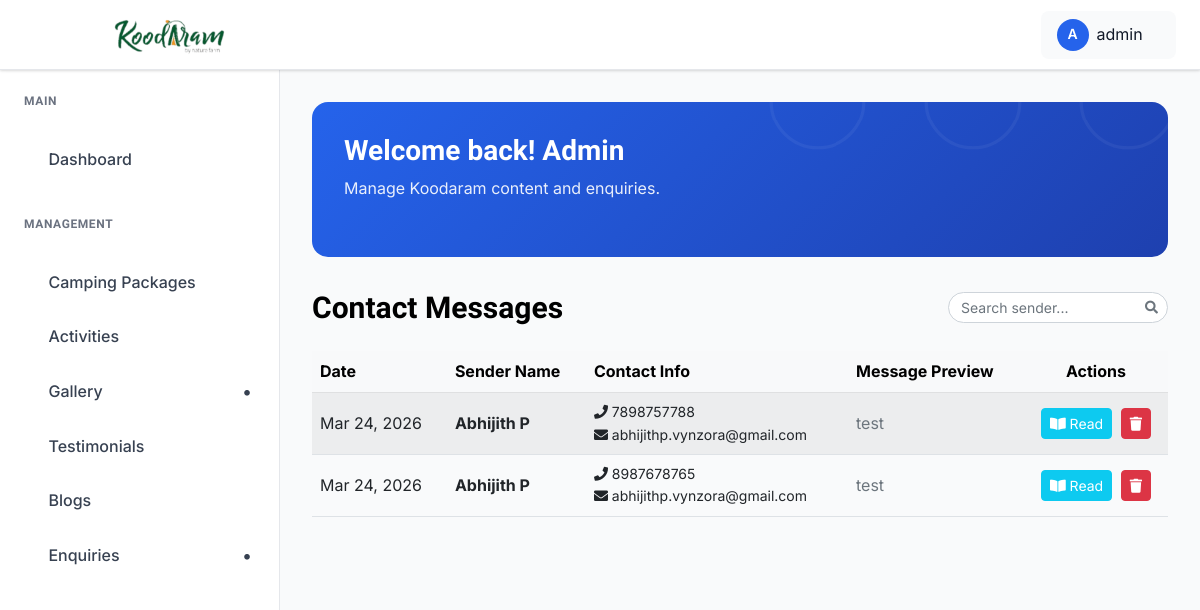
The app's page /dashboard/contacts/ (signed in) with its own data.
### koodaram_app/models.py (models this page shows, shortened)
class ContactMessage(models.Model):
    first_name = models.CharField(max_length=100)
    last_name = models.CharField(max_length=100)
    phone = models.CharField(max_length=20)
    email = models.EmailField(blank=True, null=True)
    message = models.TextField(blank=True)
    created_at = models.DateTimeField(auto_now_add=True)

### koodaram_app/views.py (the view)
# urls.py: path("dashboard/contacts/", views.view_contacts, name="view_contacts"),
@login_required(login_url="admin_login")
def view_contacts(request):
    contacts = ContactMessage.objects.all().order_by("-created_at")
    paginator = Paginator(contacts, 10)
    page_number = request.GET.get("page")
    page_obj = paginator.get_page(page_number)
    return render(request, "admin_pages/view_contacts.html", {"contacts": page_obj})

### koodaram_app/context_processors.py (called while the page is built)
def _star_parts(rating: float) -> list[str]:
    rating = max(0.0, min(5.0, float(rating)))
    full = int(rating)
    remainder = rating - full
    half = 1 if remainder >= 0.25 and remainder < 0.75 else 0
    if remainder >= 0.75:
        full = min(5, full + 1)
    empty = max(0, 5 - full - half)
    return (["full"] * full) + (["half"] * half) + (["empty"] * empty)

def google_reviews(request) -> dict[str, Any]:
    rating = getattr(settings, "GOOGLE_REVIEW_RATING", 0.0)
    count = getattr(settings, "GOOGLE_REVIEW_COUNT", 0)
    url = getattr(settings, "GOOGLE_REVIEW_URL", "")
    return {
        "google_review_rating": rating,
        "google_review_count": count,
        "google_review_url": url,
        "google_review_stars": _star_parts(rating),
    }

### templates/admin_pages/view_contacts.html (shortened to what this page needs)
{% extends "admin_pages/base.html" %}
{% load static %}
{% block content %}
<div class="dashboard__form__wraper">
     <div class="create__course__title mb-4 d-flex flex-wrap justify-content-between align-items-center gap-2">
        <h4 class="mb-0">Contact Messages</h4>
        <div class="d-flex align-items-center gap-2 ms-auto">
            <div class="search-box">
                <input type="text" id="contactSearchInput" class="form-control form-control-sm" placeholder="Search sender...">
            </div>
        </div>
    </div>
    <div class="custom-table-container">
        <table class="table table-striped table-hover align-middle">
            <thead class="table-light">
                <tr>
                    <th scope="col">Date</th>
                    <th scope="col">Sender Name</th>
                    <th scope="col">Contact Info</th>
                    <th scope="col">Message Preview</th>
                    <th scope="col" class="text-center">Actions</th>
                </tr>
            </thead>
            <tbody>
                {% for contact in contacts %}
                <tr>
                    <td>{{ contact.created_at|date:"M d, Y" }}</td>
                    <td><strong>{{ contact.first_name }} {{ contact.last_name }}</strong></td>
                    <td>
                        <div class="d-flex flex-column small">
                            <span><i class="fas fa-phone"></i> {{ contact.phone }}</span>
                            {% if contact.email %}<span><i class="fas fa-envelope"></i> {{ contact.email }}</span>{% endif %}
                        </div>
                    </td>
                    <td class="text-muted">{{ contact.message|truncatewords:8 }}</td>
                    <td class="text-center">
                        <button type="button" class="btn btn-sm btn-info me-1 text-white" data-bs-toggle="modal" data-bs-target="#readContactModal{{ contact.id }}">
                            <i class="fas fa-book-open"></i> Read
                        </button>
                        <button type="button" class="btn btn-sm btn-danger" data-bs-toggle="modal" data-bs-target="#deleteContactModal{{ contact.id }}">
                            <i class="fas fa-trash"></i>
                        </button>
                    </td>
                </tr>
                {% empty %}
                <tr>
                    <td colspan="5" class="text-center py-4">
                        <p class="text-muted">No contact messages yet.</p>
                    </td>
                </tr>
                {% endfor %}
            </tbody>
        </table>
    </div>
</div>
{% endblock %}

### templates/admin_pages/base.html (shortened to what this page needs)
{% load static %}
<!doctype html>
<html class="no-js" lang="en">
<head>
    <link rel="stylesheet" href="https://cdnjs.cloudflare.com/ajax/libs/toastr.js/latest/toastr.min.css">
    <link href="https://cdnjs.cloudflare.com/ajax/libs/font-awesome/5.15.4/css/all.min.css" rel="stylesheet">
    <link rel="stylesheet" href="{% static 'admin-static/assets/css/bootstrap.min.css' %}">
    <link rel="stylesheet" href="{% static 'admin-static/assets/css/icofont.min.css' %}">
    <link rel="stylesheet" href="{% static 'admin-static/assets/css/style.css' %}">
</head>
<body>
    <header class="dashboard-header">
        <div class="header-left">
            <a href="{% url 'admin_dashboard' %}" class="logo">
                <img src="{% static 'logo.png' %}" alt="Logo" style="height:200px;">
            </a>
        </div>
        <div class="header-right">
            <div class="user-profile-dropdown">
                <div class="user-profile-toggle">
                    <div class="user-avatar">
                        {{ request.user.username|first|upper }}
                    </div>
                    <span>{{ request.user.username}}</span>
                    <i class="icofont-simple-down"></i>
                </div>
            </div>
        </div>
    </header>
    <aside class="dashboard-sidebar" id="dashboardSidebar">
        <div class="sidebar-content">
            <div class="sidebar-section">
                <h6 class="sidebar-title">Main</h6>
                <ul class="sidebar-menu">
                    <li>
                        <a href="{% url 'admin_dashboard' %}"
                            class="{% if request.resolver_match.url_name == 'admin_dashboard' %}active{% endif %}">
                            <i class="icofont-dashboard"></i>
                            Dashboard
                        </a>
                    </li>
                </ul>
            </div>
            <div class="sidebar-section">
                <h6 class="sidebar-title">Management</h6>
                <ul class="sidebar-menu">
                    <li>
                        <a href="{% url 'admin_camping_package_list' %}"
                            class="{% if request.resolver_match.url_name == 'admin_camping_package_list' %}active{% endif %}">
                            <i class="icofont-quote-left"></i>
                            Camping Packages
                        </a>
                    </li>
                    <li>
                        <a href="{% url 'admin_activity_list' %}"
                            class="{% if request.resolver_match.url_name == 'admin_activity_list' %}active{% endif %}">
                            <i class="icofont-quote-left"></i>
                            Activities
                        </a>
                    </li>
                    <li
                        class="has-dropdown {% if request.resolver_match.url_name == 'list_image' or request.resolver_match.url_name == 'category_list' %}open{% endif %}">
                        <a href="#">
                            <i class="icofont-picture"></i>
                            Gallery
                        </a>
                    </li>
                    <li>
                        <a href="{% url 'review_list' %}"
                            class="{% if request.resolver_match.url_name == 'review_list' %}active{% endif %}">
                            <i class="icofont-quote-left"></i>
                            Testimonials
                        </a>
                    </li>
                    <li>
                        <a href="{% url 'admin_blog_list' %}"
                            class="{% if request.resolver_match.url_name == 'admin_blog_list' %}active{% endif %}">
                            <i class="icofont-newspaper"></i>
                            Blogs
                        </a>
                    </li>
                    <li class="has-dropdown">
                        <a href="#">
                            <i class="icofont-ui-messaging"></i>
                            Enquiries
                        </a>
                    </li>
                </ul>
            </div>
        </div>
    </aside>
    <main class="dashboard-main">
        <div class="dashboard-content">
            <div class="dashboard-banner">
                <div class="banner-content">
                    <h1 class="banner-title">Welcome back! Admin</h1>
                    <p class="banner-subtitle">Manage Koodaram content and enquiries.</p>
                </div>
            </div>
            {% block content %}{% endblock %}
        </div>
    </main>
</body>
</html>

### templates/admin_pages/base.html (style rules this page uses)
:root { --primary-blue: #2563eb; --dark-blue: #1e40af; --light-blue: #dbeafe; --sidebar-width: 280px; --header-height: 70px; --white: #ffffff; --gray-50: #f9fafb; --gray-100: #f3f4f6; --gray-200: #e5e7eb; --gray-300: #d1d5db; --gray-500: #6b7280; --gray-700: #374151; --gray-800: #1f2937; --gray-900: #111827; --shadow: 0 1px 3px 0 rgba(0, 0, 0, 0.1), 0 1px 2px 0 rgba(0, 0, 0, 0.06); --shadow-lg: 0 10px 15px -3px rgba(0, 0, 0, 0.1), 0 4px 6px -2px rgba(0, 0, 0, 0.05); }
* { margin: 0; padding: 0; box-sizing: border-box; }
body { font-family: 'Inter', 'Segoe UI', Tahoma, Geneva, Verdana, sans-serif; background-color: var(--gray-50); color: var(--gray-900); line-height: 1.6; }
.dashboard-header { position: fixed; top: 0; left: 0; right: 0; height: var(--header-height); background: var(--white); border-bottom: 1px solid var(--gray-200); box-shadow: var(--shadow); z-index: 1000; display: flex; align-items: center; padding: 0 24px; }
.header-left { display: flex; align-items: center; gap: 16px; }
.logo { display: flex; align-items: center; gap: 8px; color: var(--primary-blue); font-weight: 700; font-size: 20px; text-decoration: none; }
.logo img { padding-left: 0; width: auto; }
.header-right { margin-left: auto; display: flex; align-items: center; gap: 16px; }
.user-avatar { width: 32px; height: 32px; border-radius: 50%; background: var(--primary-blue); display: flex; align-items: center; justify-content: center; color: var(--white); font-weight: 600; font-size: 14px; }
.dashboard-sidebar { position: fixed; top: var(--header-height); left: 0; width: var(--sidebar-width); height: calc(100vh - var(--header-height)); background: var(--white); border-right: 1px solid var(--gray-200); overflow-y: auto; z-index: 999; transition: transform 0.3s ease; }
.sidebar-content { padding: 24px 0; }
.sidebar-section { margin-bottom: 32px; }
.sidebar-title { padding: 0 24px 12px; font-size: 12px; font-weight: 600; text-transform: uppercase; color: var(--gray-500); letter-spacing: 0.05em; }
.sidebar-menu { list-style: none; }
.sidebar-menu li { margin-bottom: 4px; display: block; width: 100%; }
.sidebar-menu a { display: flex; align-items: center; gap: 12px; padding: 12px 24px; color: var(--gray-700); text-decoration: none; font-weight: 500; transition: all 0.2s; position: relative; }
.has-dropdown>a::after { content: '•'; font-family: inherit; font-weight: bold; font-size: 18px; margin-left: auto; transition: transform 0.3s ease; display: inline-block; width: 16px; text-align: center; }
.dashboard-main { margin-left: var(--sidebar-width); margin-top: var(--header-height); min-height: calc(100vh - var(--header-height)); overflow-y: auto; }
.dashboard-content { padding: 32px; }
.dashboard-banner { background: linear-gradient(135deg, var(--primary-blue) 0%, var(--dark-blue) 100%); border-radius: 16px; padding: 32px; color: var(--white); margin-bottom: 32px; position: relative; overflow: hidden; }
.dashboard-banner::before { content: ''; position: absolute; top: -50%; right: -50%; width: 100%; height: 100%; opacity: 0.5; }
.banner-content { position: relative; z-index: 1; }
.banner-title { font-size: 28px; font-weight: 700; margin-bottom: 8px; color: var(--white); }
.banner-subtitle { font-size: 16px; opacity: 0.9; margin-bottom: 24px; color: var(--white); }
.user-profile-dropdown { position: relative; margin-left: 10px; }
.user-profile-toggle { display: flex; align-items: center; gap: 8px; padding: 8px 16px; border-radius: 8px; background: var(--gray-50); cursor: pointer; transition: all 0.2s; }
.user-profile-toggle i { font-size: 12px; transition: transform 0.3s ease; }
.search-box { width: 220px; position: relative; transition: all 0.3s ease; }
.search-box input { width: 100%; border-radius: 20px; padding-left: 12px; padding-right: 32px; font-size: 14px; transition: all 0.2s ease; }
.search-box::after { content: "\f002"; font-family: "Font Awesome 5 Free"; font-weight: 900; position: absolute; right: 10px; top: 50%; transform: translateY(-50%); color: #6c757d; pointer-events: none; font-size: 13px; }
body { -webkit-user-select: none; -moz-user-select: none; -ms-user-select: none; user-select: none; }

### records on screen
ContactMessage: created_at "Mar 24, 2026", first_name "Abhijith", last_name "P", phone "7898757788", email "abhijithp.vynzora@gmail.com", message "test"
ContactMessage: created_at "Mar 24, 2026", first_name "Abhijith", last_name "P", phone "8987678765", email "abhijithp.vynzora@gmail.com", message "test"

### other values on screen
{{ request.user.username|first|upper }} "A"
{{ request.user.username }} "admin"
